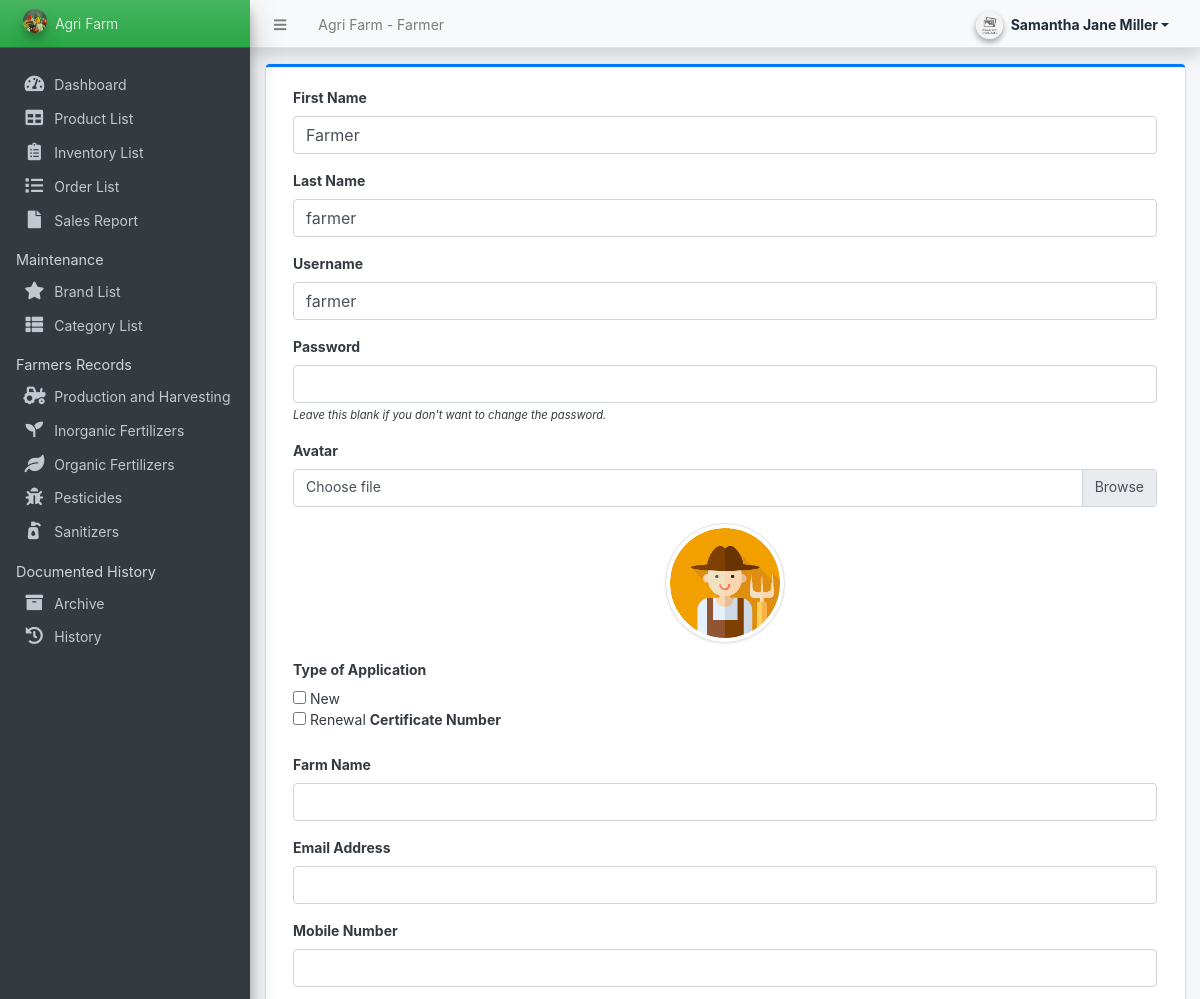
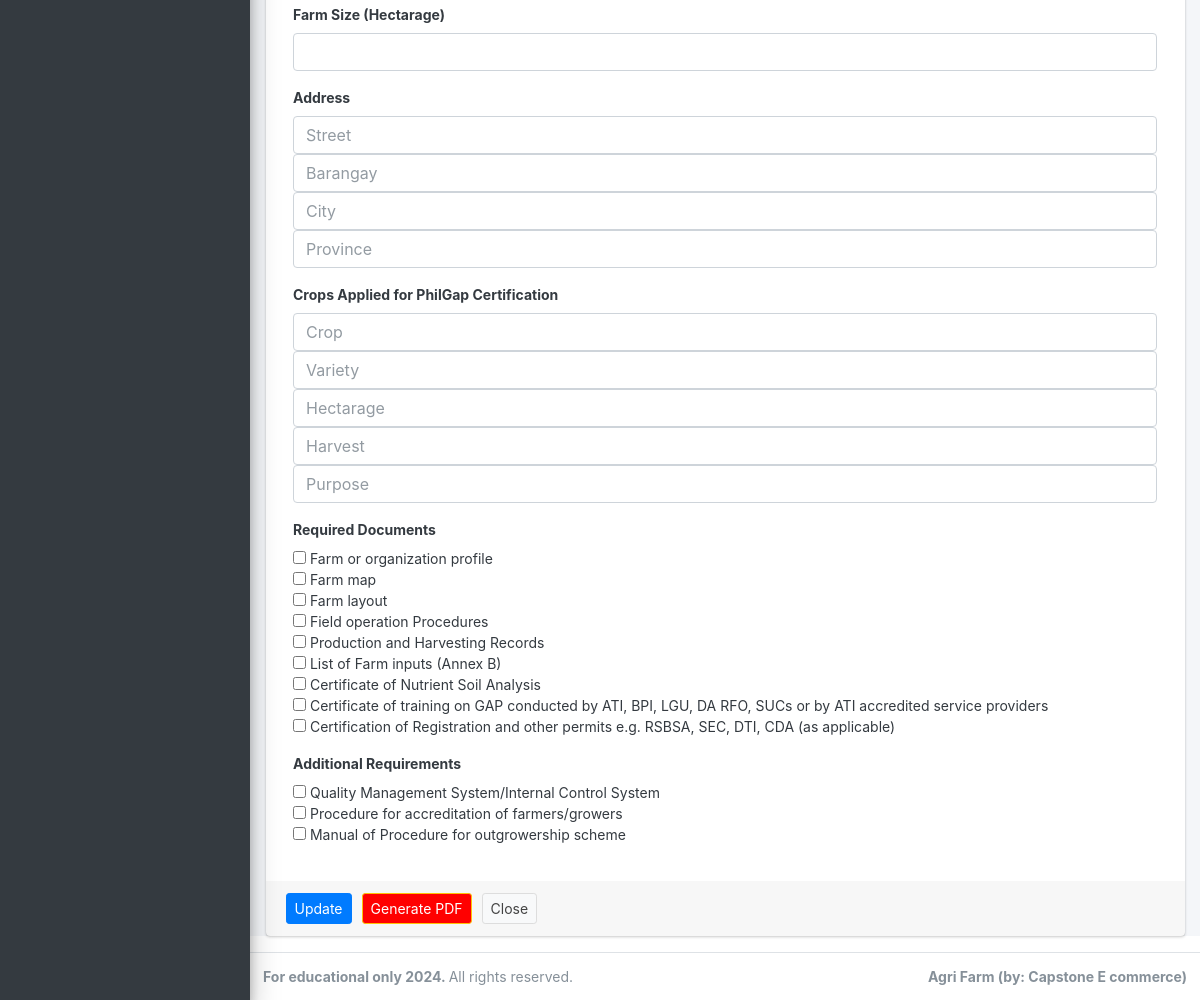
/farmer/?page=user (signed in), run on an earlier commit of the app's database (2 pictures, top to bottom).
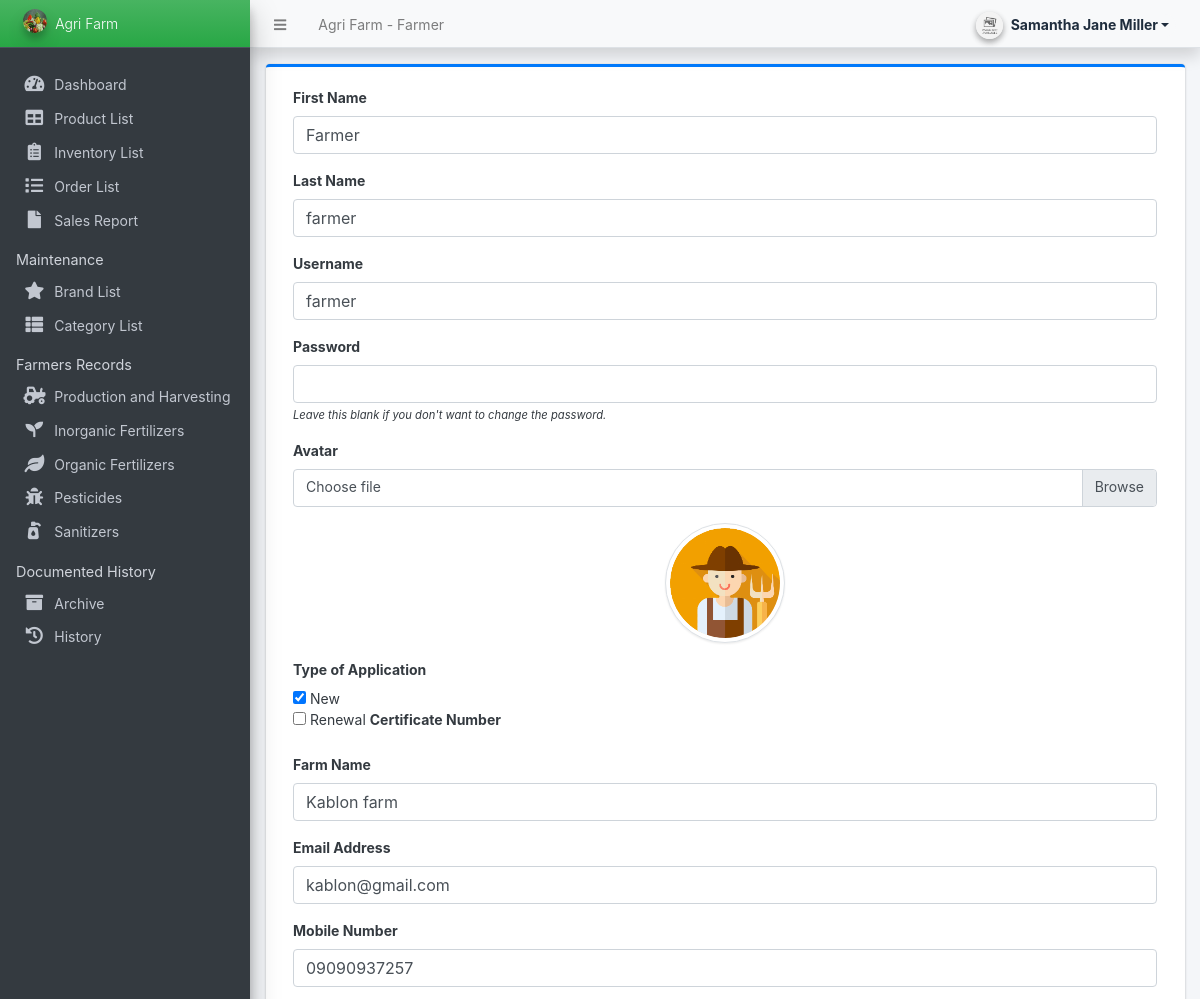
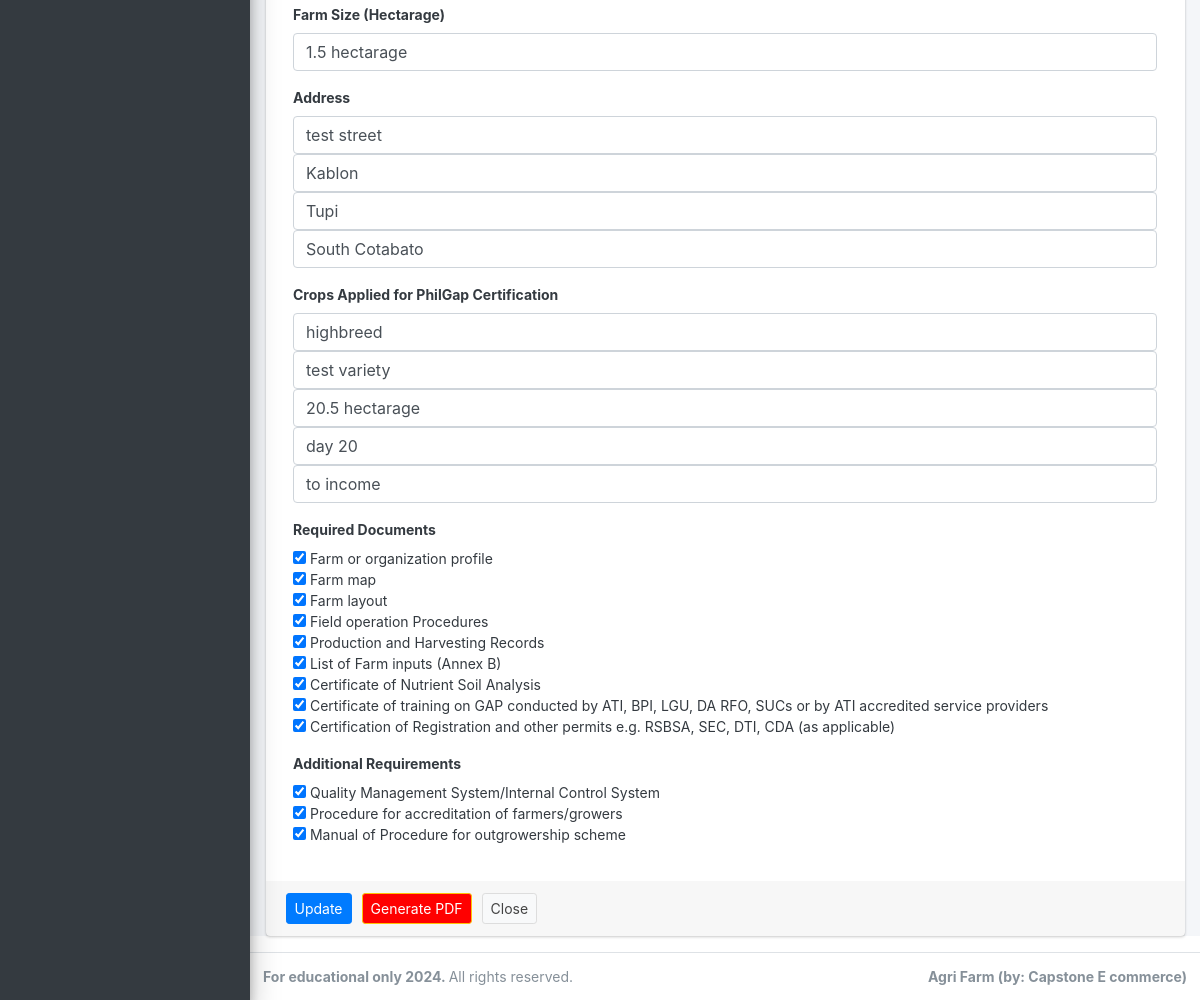
And on a later commit of the database (2 pictures, top to bottom).
### tables this page shows
CREATE TABLE `users` (
  `id` int(11) NOT NULL,
  `firstname` varchar(250) NOT NULL,
  `lastname` varchar(250) NOT NULL,
  `username` text NOT NULL,
  `type_application` varchar(250) NOT NULL,
  `farm_name` varchar(250) NOT NULL,
  `hectarage_farm_size` varchar(250) NOT NULL,
  `street` varchar(250) NOT NULL,
  `barangay` varchar(250) NOT NULL,
  `city` varchar(250) NOT NULL,
  `province` varchar(250) NOT NULL,
  `crop` varchar(250) NOT NULL,
  `variety` varchar(250) NOT NULL,
  `hectarage_crop` varchar(250) NOT NULL,
  `harvest` varchar(250) NOT NULL,
  `purpose` varchar(250) NOT NULL,
  `password` text NOT NULL,
  `avatar` text DEFAULT NULL,
  `last_login` datetime DEFAULT NULL,
  `type` tinyint(1) NOT NULL DEFAULT 0,
  `date_added` datetime NOT NULL DEFAULT current_timestamp(),
  `date_updated` datetime DEFAULT NULL ON UPDATE current_timestamp(),
  `required_documents` longtext DEFAULT NULL CHECK (json_valid(`required_documents`)),
  `additional_documents` longtext DEFAULT NULL CHECK (json_valid(`additional_documents`)),
  `email_address` varchar(250) DEFAULT NULL,
  `mobile_number` varchar(250) DEFAULT NULL
);

### classes/DBConnection.php (called while the page is built, shortened)
<?php
class DBConnection
{
    private $host = 'localhost';
    private $username = 'root';
    private $password = '';
    private $database = 'store';
    public $conn;
    public function __construct()
    {
        if (!isset($this->conn)) {
            $this->conn = new mysqli($this->host, $this->username, $this->password, $this->database);
        }
    }
}

### classes/SystemSettings.php (called while the page is built, shortened)
<?php
class SystemSettings extends DBConnection
{
	function userdata($field = '')
	{
		if (!empty($field)) {
			if (isset($_SESSION['userdata'][$field]))
				return $_SESSION['userdata'][$field];
			else
				return null;
		} else {
			return false;
		}
	}
}
$_settings = new SystemSettings();

### config.php (called while the page is built, shortened)
<?php
require_once('classes/DBConnection.php');
require_once('classes/SystemSettings.php');
function validate_image($file){
	if(!empty($file)){
        $ex = explode("?",$file);
        $file = $ex[0];
        $ts = isset($ex[1]) ? "?".$ex[1] : '';
		if(is_file(base_app.$file)){
			return base_url.$file.$ts;
		}else{
			return base_url.'dist/img/no-image-available.png';
		}
	}else{
		return base_url.'dist/img/no-image-available.png';
	}
}
?>

### farmer/user/index.php (the view, shortened to what the rows shown need)
<?php
$user = $conn->query("SELECT * FROM users where id ='" . $_settings->userdata('id') . "'");
foreach ($user->fetch_array() as $k => $v) {
	$meta[$k] = $v;
}
?>
<div class="card card-outline card-primary">
	<div class="card-body">
		<div class="container-fluid">
			<form action="" id="manage-user">
				<div class="form-group">
					<label for="firstname">First Name</label>
					<input type="text" name="firstname" id="firstname" class="form-control" value="<?php echo isset($meta['firstname']) ? $meta['firstname'] : '' ?>" required>
				</div>
				<div class="form-group">
					<label for="lastname">Last Name</label>
					<input type="text" name="lastname" id="lastname" class="form-control" value="<?php echo isset($meta['lastname']) ? $meta['lastname'] : '' ?>" required>
				</div>
				<div class="form-group">
					<label for="username">Username</label>
					<input type="text" name="username" id="username" class="form-control" value="<?php echo isset($meta['username']) ? $meta['username'] : '' ?>" required autocomplete="off">
				</div>
				<div class="form-group">
					<label for="password">Password</label>
					<input type="password" name="password" id="password" class="form-control" value="" autocomplete="off">
					<small><i>Leave this blank if you don't want to change the password.</i></small>
				</div>
				<div class="form-group">
					<label for="customFile" class="control-label">Avatar</label>
					<div class="custom-file">
						<label class="custom-file-label" for="customFile">Choose file</label>
					</div>
				</div>
				<div class="form-group d-flex justify-content-center">
					<img src="<?php echo validate_image(isset($meta['avatar']) ? $meta['avatar'] : '') ?>" alt="" id="cimg" class="img-fluid img-thumbnail">
				</div>
				<?php
				$type_application = json_decode($meta['type_application'], true);
				?>
				<div class="form-group">
					<label>Type of Application</label><br>
					<input type="checkbox" name="type_application[]" value="New" <?php echo (isset($type_application) && in_array('New', $type_application)) ? 'checked' : ''; ?>> New<br>
					<input type="checkbox" name="type_application[]" value="Renewal" <?php echo (isset($type_application) && in_array('Renewal', $type_application)) ? 'checked' : ''; ?>> Renewal
					<label for="certificate_number">Certificate Number</label>
				</div>
				<div class="form-group">
					<label for="farm_name">Farm Name</label>
					<input type="text" name="farm_name" id="farm_name" class="form-control" value="<?php echo isset($meta['farm_name']) ? $meta['farm_name'] : '' ?>" required>
				</div>
				<div class="form-group">
					<label for="email_address">Email Address</label>
					<input type="email" name="email_address" id="email_address" class="form-control" value="<?php echo isset($meta['email_address']) ? $meta['email_address'] : '' ?>">
				</div>
				<div class="form-group">
					<label for="mobile_number">Mobile Number</label>
					<input type="text" name="mobile_number" id="mobile_number" class="form-control" value="<?php echo isset($meta['mobile_number']) ? $meta['mobile_number'] : '' ?>">
				</div>
				<div class="form-group">
					<label for="hectarage_farm_size">Farm Size (Hectarage)</label>
					<input type="text" name="hectarage_farm_size" id="hectarage_farm_size" class="form-control" value="<?php echo isset($meta['hectarage_farm_size']) ? $meta['hectarage_farm_size'] : '' ?>">
				</div>
				<div class="form-group">
					<label>Address</label>
					<input type="text" name="street" class="form-control" placeholder="Street" value="<?php echo isset($meta['street']) ? $meta['street'] : '' ?>">
					<input type="text" name="barangay" class="form-control" placeholder="Barangay" value="<?php echo isset($meta['barangay']) ? $meta['barangay'] : '' ?>">
					<input type="text" name="city" class="form-control" placeholder="City" value="<?php echo isset($meta['city']) ? $meta['city'] : '' ?>">
					<input type="text" name="province" class="form-control" placeholder="Province" value="<?php echo isset($meta['province']) ? $meta['province'] : '' ?>">
				</div>
				<div class="form-group">
					<label>Crops Applied for PhilGap Certification</label>
					<input type="text" name="crop" class="form-control" value="<?php echo isset($meta['crop']) ? $meta['crop'] : '' ?>" placeholder="Crop">
					<input type="text" name="variety" class="form-control" value="<?php echo isset($meta['variety']) ? $meta['variety'] : '' ?>" placeholder="Variety">
					<input type="text" name="hectarage_crop" class="form-control" value="<?php echo isset($meta['hectarage_crop']) ? $meta['hectarage_crop'] : '' ?>" placeholder="Hectarage">
					<input type="text" name="harvest" class="form-control" value="<?php echo isset($meta['harvest']) ? $meta['harvest'] : '' ?>" placeholder="Harvest">
					<input type="text" name="purpose" class="form-control" value="<?php echo isset($meta['purpose']) ? $meta['purpose'] : '' ?>" placeholder="Purpose">
				</div>
				<?php
				$required_documents = json_decode($meta['required_documents'], true);
				?>
				<div class="form-group">
					<label>Required Documents</label><br>
					<input type="checkbox" name="required_documents[]" value="Farm or organization profile" <?php echo (isset($required_documents) && in_array('Farm or organization profile', $required_documents)) ? 'checked' : ''; ?>> Farm or organization profile<br>
					<input type="checkbox" name="required_documents[]" value="Farm map" <?php echo (isset($required_documents) && in_array('Farm map', $required_documents)) ? 'checked' : ''; ?>> Farm map<br>
					<input type="checkbox" name="required_documents[]" value="Farm layout" <?php echo (isset($required_documents) && in_array('Farm layout', $required_documents)) ? 'checked' : ''; ?>> Farm layout<br>
					<input type="checkbox" name="required_documents[]" value="Field operation Procedures" <?php echo (isset($required_documents) && in_array('Field operation Procedures', $required_documents)) ? 'checked' : ''; ?>> Field operation Procedures<br>
					<input type="checkbox" name="required_documents[]" value="Production and Harvesting Records" <?php echo (isset($required_documents) && in_array('Production and Harvesting Records', $required_documents)) ? 'checked' : ''; ?>> Production and Harvesting Records<br>
					<input type="checkbox" name="required_documents[]" value="List of Farm inputs (Annex B)" <?php echo (isset($required_documents) && in_array('List of Farm inputs (Annex B)', $required_documents)) ? 'checked' : ''; ?>> List of Farm inputs (Annex B)<br>
					<input type="checkbox" name="required_documents[]" value="Certificate of Nutrient Soil Analysis" <?php echo (isset($required_documents) && in_array('Certificate of Nutrient Soil Analysis', $required_documents)) ? 'checked' : ''; ?>> Certificate of Nutrient Soil Analysis<br>
					<input type="checkbox" name="required_documents[]" value="Certificate of training on GAP conducted by ATI, BPI, LGU, DA RFO, SUCs or by ATI accredited service providers" <?php echo (isset($required_documents) && in_array('Certificate of training on GAP conducted by ATI, BPI, LGU, DA RFO, SUCs or by ATI accredited service providers', $required_documents)) ? 'checked' : ''; ?>> Certificate of training on GAP conducted by ATI, BPI, LGU, DA RFO, SUCs or by ATI accredited service providers<br>
					<input type="checkbox" name="required_documents[]" value="Certification of Registration and other permits e.g. RSBSA, SEC, DTI, CDA (as applicable)" <?php echo (isset($required_documents) && in_array('Certification of Registration and other permits e.g. RSBSA, SEC, DTI, CDA (as applicable)', $required_documents)) ? 'checked' : ''; ?>> Certification of Registration and other permits e.g. RSBSA, SEC, DTI, CDA (as applicable)
				</div>
				<?php
				$additional_requirements = json_decode($meta['additional_documents'], true);
				?>
				<div class="form-group">
					<label>Additional Requirements</label><br>
					<input type="checkbox" name="additional_documents[]" value="Quality Management System/Internal Control System" <?php echo (isset($additional_requirements) && in_array("Quality Management System/Internal Control System", $additional_requirements)) ? 'checked' : ''; ?>> Quality Management System/Internal Control System<br>
					<input type="checkbox" name="additional_documents[]" value="Procedure for accreditation of farmers/growers" <?php echo (isset($additional_requirements) && in_array("Procedure for accreditation of farmers/growers", $additional_requirements)) ? 'checked' : ''; ?>> Procedure for accreditation of farmers/growers<br>
					<input type="checkbox" name="additional_documents[]" value="Manual of Procedure for outgrowership scheme" <?php echo (isset($additional_requirements) && in_array("Manual of Procedure for outgrowership scheme", $additional_requirements)) ? 'checked' : ''; ?>> Manual of Procedure for outgrowership scheme
				</div>
			</form>
		</div>
	</div>
	<div class="card-footer">
		<div class="col-md-12">
			<div class="row" style="gap: 10px;">
				<button class="btn btn-sm btn-primary" form="manage-user">Update</button>
				<form id="generate-pdf-form" action="user/generate_pdf.php" method="POST" target="_blank">
					<button type="submit" class="btn btn-sm btn-warning" style="background-color: red; color: white;">Generate PDF</button>
				</form>
				<button class="btn btn-sm btn-default" type="button" id="close">Close</button>
			</div>
		</div>
	</div>
</div>

What changed in the data, as far as the page shows it:
changed users "Farmer": type_application (not shown) → "☑"; type_application (not shown) → "☐"; farm_name (not shown) → "Kablon farm"; email_address (not shown) → "kablon@gmail.com"; mobile_number (not shown) → "09090937257"; hectarage_farm_size (not shown) → "1.5 hectarage"; street (not shown) → "test street"; barangay (not shown) → "Kablon"; city (not shown) → "Tupi"; province (not shown) → "South Cotabato"; crop (not shown) → "highbreed"; variety (not shown) → "test variety"; hectarage_crop (not shown) → "20.5 hectarage"; harvest (not shown) → "day 20"; purpose (not shown) → "to income"; required_documents (not shown) → "☑"; additional_documents (not shown) → "☑"
Also different on the page:
form field value: "☐" → (not shown)
